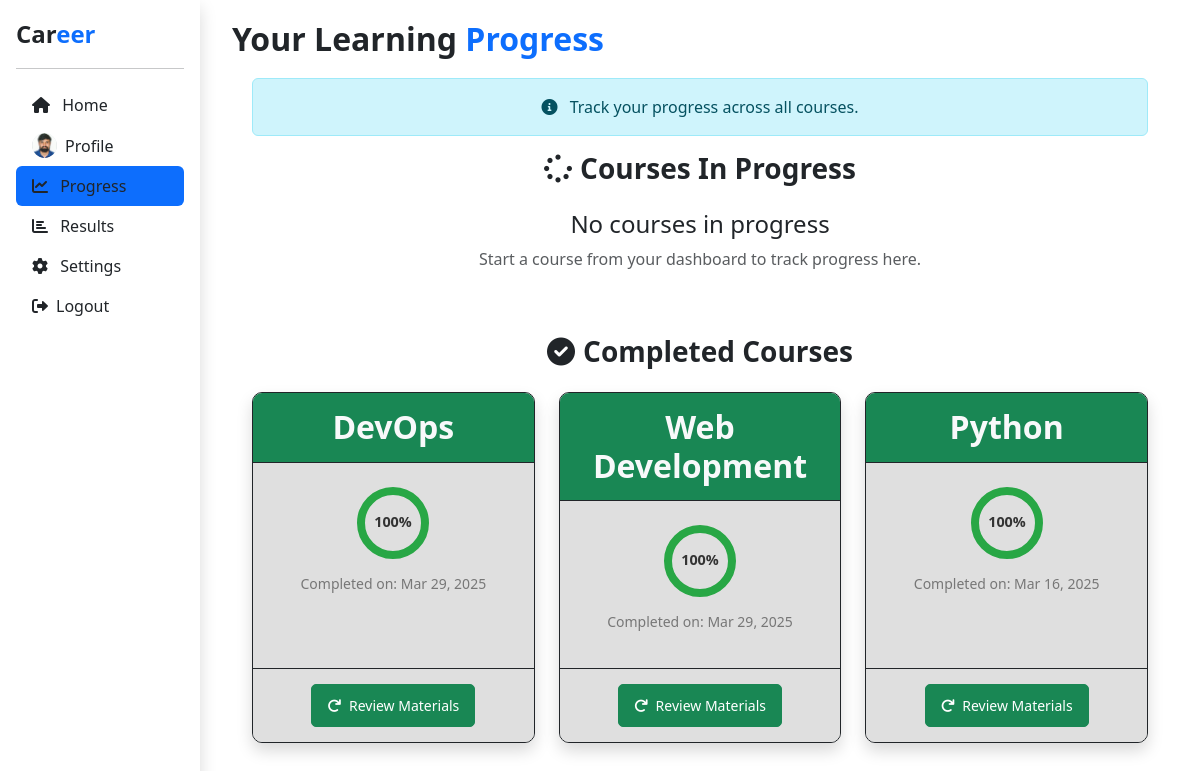
The app's page /progress/ (signed in) with its own data.
### cgs/models.py (models this page shows, shortened)
class User(models.Model):
    first_name = models.CharField(max_length=100)
    last_name = models.CharField(max_length=100)
    email = models.EmailField(unique=True)
    contact_number = models.CharField(max_length=15, unique=True)
    date_of_birth = models.DateField()
    skills = models.TextField()
    interests = models.TextField()
    password = models.CharField(max_length=255)  # Store hashed passwords
    terms_accepted = models.BooleanField(default=False)
    profile_picture = models.ImageField(upload_to='profile_pictures/', null=True, blank=True)
    def get_profile_picture_url(self):
        if self.profile_picture:
            return self.profile_picture.url
        return '/static/img/harnish.jpg'

class Course(models.Model):
    title = models.CharField(max_length=200)
    description = models.TextField()
    image = models.ImageField(upload_to='course_images/')
    roadmap_link = models.URLField(max_length=500, blank=True)
    created_at = models.DateTimeField(auto_now_add=True)
    updated_at = models.DateTimeField(auto_now=True)
    is_active = models.BooleanField(default=True)

class UserProgress(models.Model):
    user = models.ForeignKey(User, on_delete=models.CASCADE)
    material = models.ForeignKey(Material, on_delete=models.CASCADE)
    completed = models.BooleanField(default=False)
    last_accessed = models.DateTimeField(auto_now=True)
    class Meta:
        unique_together = ['user', 'material']

### cgs/views.py (the view)
# urls.py: path('progress/', views.progress, name='progress'),
@session_login_required
def progress(request):
    user_id = request.session.get("user_id")
    try:
        user = User.objects.get(id=user_id)
        courses_with_materials = Course.objects.filter(materials__isnull=False).distinct()
        from django.db.models import F
        failed_quiz_attempts = QuizAttempt.objects.filter(
            user=user,
            score__lt=F('quiz__pass_percentage')
        ).values_list('quiz__course', flat=True).distinct()
        in_progress_courses = []
        completed_courses = []
        for course in courses_with_materials:
            materials = Material.objects.filter(course=course, is_active=True)
            total_materials = materials.count()
            if total_materials > 0:
                completed_materials = UserProgress.objects.filter(
                    user=user,
                    material__course=course,
                    material__is_active=True,
                    completed=True
                ).count()
                completion_percentage = round((completed_materials / total_materials) * 100)
                progress_dasharray = (completion_percentage / 100) * 251.2
                last_progress = UserProgress.objects.filter(
                    user=user,
                    material__course=course
                ).order_by('-last_accessed').first()
                last_accessed = last_progress.last_accessed if last_progress else timezone.now()
                course_data = {
                    'id': course.id,
                    'title': course.title,
                    'description': course.description,
                    'image': course.image,
                    'total_materials': total_materials,
                    'completed_materials': completed_materials,
                    'completion_percentage': completion_percentage,
                    'progress_dasharray': progress_dasharray,
                    'last_accessed': last_accessed,
                }
                has_enrolled = UserProgress.objects.filter(
                    user=user,
                    material__course=course
                ).exists()
                if completion_percentage == 100:
                    course_data['completion_date'] = last_accessed
                    completed_courses.append(course_data)
                elif course.id in failed_quiz_attempts and has_enrolled:
                    in_progress_courses.append(course_data)
        in_progress_courses.sort(key=lambda x: x['last_accessed'], reverse=True)
        completed_courses.sort(key=lambda x: x['completion_date'], reverse=True)
        return render(request, "progress.html", {
            "user": user,
            "in_progress_courses": in_progress_courses,
            "completed_courses": completed_courses,
        })
    except User.DoesNotExist:
        request.session.flush()
        return redirect("login")

### cgs/views.py (called while the page is built)
def session_login_required(function):
    @wraps(function)
    def wrap(request, *args, **kwargs):
        user_id = request.session.get("user_id")
        if user_id:
            return function(request, *args, **kwargs)
        else:
            return redirect(f"{reverse('login')}?next={request.path}")
    return wrap

### cgs/templates/progress.html (shortened to what this page needs)
{% load static %}
<!DOCTYPE html>
<html lang="en">
<head>
    <link href="https://cdn.jsdelivr.net/npm/bootstrap@5.3.2/dist/css/bootstrap.min.css" rel="stylesheet">
    <link rel="stylesheet" href="https://cdnjs.cloudflare.com/ajax/libs/font-awesome/6.0.0/css/all.min.css">
    <link rel="stylesheet" href="{% static 'css/progress.css' %}">
</head>
<body>
    <div class="d-flex">
        <div class="shadow sidebar">
            <div class="d-flex flex-column p-3 h-100">
                <a href="{% url 'dashboard' %}"
                    class="d-flex align-items-center mb-3 mb-md-0 me-md-auto text-dark text-decoration-none">
                    <span class="fs-4 fw-bold">Car<span class="text-primary">eer</span></span>
                </a>
                <hr>
                <ul class="nav nav-pills flex-column mb-auto">
                    <li class="nav-item">
                        <a href="{% url 'dashboard' %}" class="nav-link text-dark">
                            <i class="fas fa-home me-2"></i> Home
                        </a>
                    </li>
                    <li>
                        <a href="{% url 'profile' %}" class="nav-link text-dark">
                            <div class="d-flex align-items-center">
                                <div class="profile-pic-container me-2">
                                    {% if user.profile_picture %}
                                    <img src="{{ user.get_profile_picture_url }}" alt="Profile" class="profile-pic">
                                {% else %}
                                    <i class="fas fa-user"></i>
                                {% endif %}
                                </div>
                                <span>Profile</span>
                            </div>
                        </a>
                    </li>
                    <li>
                        <a href="{% url 'progress' %}" class="nav-link active text-dark">
                            <i class="fas fa-chart-line me-2"></i> Progress
                        </a>
                    </li>
                    <li>
                        <a href="{% url 'quiz_results' %}" class="nav-link text-dark">
                            <i class="fas fa-chart-bar me-2"></i> Results
                        </a>
                    </li>
                    <li>
                        <a href="{% url 'settings' %}" class="nav-link text-dark">
                            <i class="fas fa-cog me-2"></i> Settings
                        </a>
                    </li>
                    <li>
                        <a href="{% url 'logout' %}" class="nav-link text-dark">
                            <i class="fas fa-sign-out-alt me-2"></i>Logout
                        </a>
                    </li>
                </ul>
            </div>
        </div>
        <div class="main-content">
            <div class="container">
                <h2 class="mb-0"> Your Learning <span class="text-primary">Progress</span> </h2>
                <div class="card-body">
                    <div class="alert alert-info">
                        <i class="fas fa-info-circle me-2"></i> Track your progress across all courses.
                    </div>
                    <h3 class="mb-4 text-dark"><i class="fas fa-spinner me-2"></i>Courses In Progress</h3>
                    <div class="row">
                        {% if in_progress_courses %}
                        {% for course in in_progress_courses %}
                        <div class="col-lg-4 col-md-6 mb-4 ">
                            <div class="card h-100 progress-card border-dark shadow">
                                <div class="card-header bg-primary border-dark">
                                    <h2 class="mb-0 text-light">{{ course.title }}</h2>
                                </div>
                                <div class="card-body text-center">
                                    <div class="progress-circle">
                                        <svg viewBox="0 0 100 100">
                                            <circle class="progress-circle-bg" cx="50" cy="50" r="40"></circle>
                                            <circle class="progress-circle-fill" cx="50" cy="50" r="40"
                                                stroke-dasharray="{{ course.progress_dasharray }} 251.2"
                                                stroke-dashoffset="0"></circle>
                                            <text class="progress-circle-text" x="50" y="55" text-anchor="middle">
                                                {{ course.completion_percentage }}%
                                            </text>
                                        </svg>
                                    </div>
                                    <p class="timestamp">Last accessed: {{ course.last_accessed|date:"M d, Y" }}</p>
                                </div>
                                <div class="card-footer border-dark">
                                    <a href="{% url 'course_materials' course.id %}" class="btn btn-primary">
                                        <i class="fas fa-book-reader me-1"></i> Continue Learning
                                    </a>
                                </div>
                            </div>
                        </div>
                        {% endfor %}
                        {% else %}
                        <div class="col-12 text-center">
                            <h4>No courses in progress</h4>
                            <p class="text-muted">Start a course from your dashboard to track progress here.</p>
                        </div>
                        {% endif %}
                    </div>
                    <h3 class="mb-4 mt-5 text-dark"><i class="fas fa-check-circle me-2"></i>Completed Courses</h3>
                    <div class="row">
                        {% if completed_courses %}
                        {% for course in completed_courses %}
                        <div class="col-lg-4 col-md-6 mb-4">
                            <div class="card h-100 progress-card completed-card border-dark shadow">
                                <div class="card-header border-dark bg-success">
                                    <h2 class="mb-0 text-light">{{ course.title }}</h2>
                                </div>
                                <div class="card-body text-center">
                                    <div class="progress-circle complete">
                                        <svg viewBox="0 0 100 100">
                                            <circle class="progress-circle-bg" cx="50" cy="50" r="40"></circle>
                                            <circle class="progress-circle-fill" cx="50" cy="50" r="40"
                                                stroke-dasharray="251.2 251.2" stroke-dashoffset="0"></circle>
                                            <text class="progress-circle-text" x="50" y="55" text-anchor="middle">
                                                100%
                                            </text>
                                        </svg>
                                    </div>
                                    <p class="timestamp">Completed on: {{ course.completion_date|date:"M d, Y" }}
                                    </p>
                                </div>
                                <div class="card-footer border-dark">
                                    <a href="{% url 'course_materials' course.id %}" class="btn btn-success">
                                        <i class="fas fa-redo me-1"></i> Review Materials
                                    </a>
                                </div>
                            </div>
                        </div>
                        {% endfor %}
                        {% else %}
                        <div class="col-12 text-center">
                            <h4>No completed courses yet</h4>
                            <p class="text-muted">Complete all materials in a course to see it here.</p>
                        </div>
                        {% endif %}
                    </div>
                </div>
            </div>
        </div>
    </div>
</body>
</html>

### cgs/static/css/progress.css (style rules this page uses)
.sidebar { width: 200px; height: 100vh; position: fixed; z-index: 100; }
.main-content { flex-grow: 1; margin-left: 200px; padding: 20px; overflow-y: auto; }
.container { max-width: 1200px; margin: auto; }
h2, h3 { font-weight: bold; }
.progress-card { border-radius: 10px; box-shadow: 0 4px 8px rgba(0, 0, 0, 0.1); overflow: hidden; transition: transform 0.2s; }
.card { background-color: #dfdfdf; }
.card-header { background-color: #dfdfdf; padding: 15px; font-size: 1.2rem; font-weight: bold; text-align: center; }
.card-body { padding: 20px; text-align: center; }
.progress-circle { display: inline-block; position: relative; width: 80px; height: 80px; }
.progress-circle svg { width: 100%; height: 100%; }
.progress-circle-text { font-size: 18px; font-weight: bold; fill: #333; }
.timestamp { font-size: 14px; color: #777; margin-top: 10px; }
.card-footer { background-color: #dfdfdf; padding: 15px; text-align: center; }
.btn { font-size: 14px; padding: 10px 15px; border-radius: 5px; }
.profile-pic-container { width: 25px; height: 25px; overflow: hidden; border-radius: 50%; display: inline-flex; align-items: center; justify-content: center; background-color: #e9ecef; }
.profile-pic { width: 100%; height: 100%; object-fit: cover; }

### records on screen
User: get_profile_picture_url (picture)
Course: title "DevOps"
UserProgress: completion_date "Mar 29, 2025"
Course: title "Web Development"
UserProgress: completion_date "Mar 29, 2025"
Course: title "Python"
UserProgress: completion_date "Mar 16, 2025"
